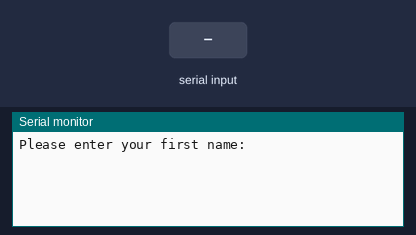
A sketch run on a simulated Arduino Uno, built with avr-gcc and run on an emulated ATmega328P. Shown: the last lines printed to the serial monitor. Inputs (shaded band) come from the test bench.

Above: at 1.2 s.
1.3 s: "1" received over Serial
At 2.1 s:
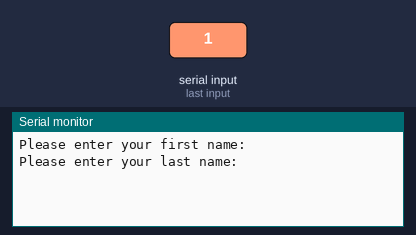
2.9 s: "0" received over Serial
At 4.4 s:
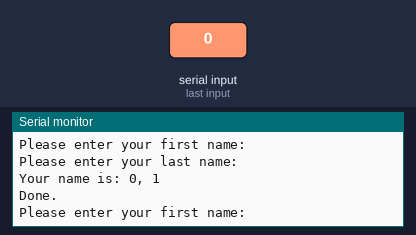

Measured:
- after the input at 1.3 s, the serial monitor: prints a new line after 0.10 s (image 1)
- after the input at 2.9 s, the serial monitor: prints a new line after 0.10 s (image 2)

The sketch:

myname.ino
```cpp
//Written for ECEN 2020 Fall 2010
//University of Colorado Boulder
//R. Pomeroy robert.pomeroy@colorado.edu

//Program:
//Developed with the Arduino Uno Board and Arduino IDE
//Program asks for a first name then lsat name using the serial monitor
//It then prints the names back to the user

char cByte = 0;         // incoming serial byte
char strFirstName[20];
char strLastName[20];

void setup()
{
  // start serial port at 9600 bps:
  Serial.begin(9600);

}

void loop()
{
  int index = 0;
  Serial.println(); //print new line char to make it look nicer

  Serial.flush(); //get rid of anything in the buffer (whatever character was hit to start the loop)

  Serial.println("Please enter your first name: ");
  while (Serial.available() <= 0); //wait for the user to send something
  delay(100);
  while ((Serial.available() > 0) && (index < 19)) {
      strFirstName[index] = Serial.read(); //loop through the input buffer and add characters to our string
      index++;
  }
  strFirstName[index]=0;

  Serial.println("Please enter your last name: ");
  while (Serial.available() <= 0); //wait for the user to send something
  delay(100);
  index = 0;
  while ((Serial.available() > 0) && (index < 19)) {
      strLastName[index] = Serial.read(); // loop through the input buffer for the last name
      index++;
  }
  strLastName[index]=0;

  Serial.print("Your name is: ");
  Serial.print(strLastName);
  Serial.print(", ");
  Serial.println(strFirstName);
  Serial.println("Done.");


}
```
